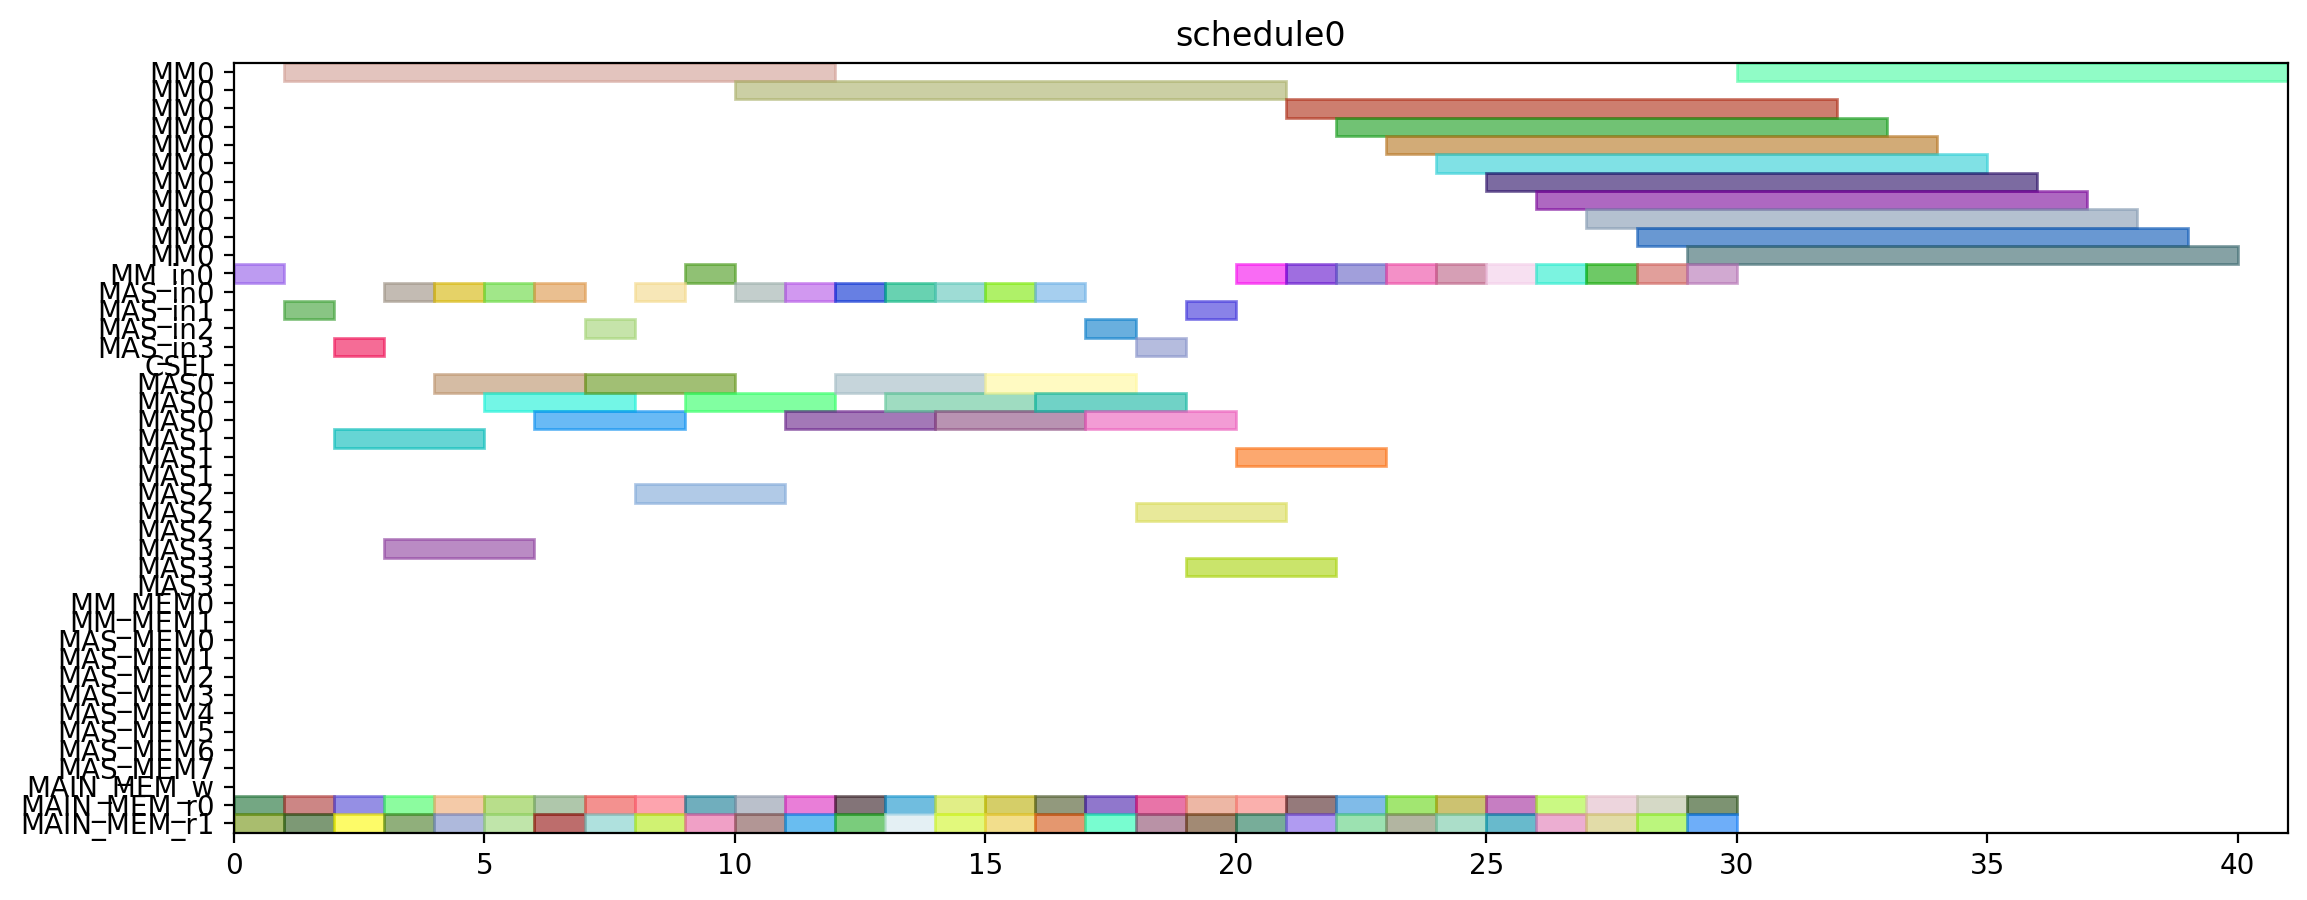

Generate this figure with Python:
from pyschedule import Scenario, solvers, plotters, alt


def solve():
	horizon = 120
	S = Scenario("schedule0", horizon=horizon)

	# resource
	MM = S.Resources('MM', num=1, size=11)
	MM_in = S.Resources('MM_in', num=1)
	MAS_in = S.Resources('MAS_in', num=4)
	CSEL = S.Resource('CSEL')
	MAS = S.Resources('MAS', num=4, size=3, periods=range(1, horizon))
	MM_MEM = S.Resources('MM_MEM', num=2)
	MAS_MEM = S.Resources('MAS_MEM', num=8)
	MAIN_MEM_w = S.Resource('MAIN_MEM_w', size=1)
	MAIN_MEM_r = S.Resources('MAIN_MEM_r', num=2)

	# result of previous scheduling

	# new tasks
	T1_t0 = S.Task('T1_t0', length=3, delay_cost=1)
	T1_t0 += alt(MAS)
	T1_t0_in = S.Task('T1_t0_in', length=1, delay_cost=1)
	T1_t0_in += alt(MAS_in)
	S += T1_t0_in*MAS_in[0]<=T1_t0*MAS[0]

	S += T1_t0_in*MAS_in[1]<=T1_t0*MAS[1]

	S += T1_t0_in*MAS_in[2]<=T1_t0*MAS[2]

	S += T1_t0_in*MAS_in[3]<=T1_t0*MAS[3]

	T1_t0_mem0 = S.Task('T1_t0_mem0', length=1, delay_cost=1)
	T1_t0_mem0 += MAIN_MEM_r[0]
	S += T1_t0_mem0 <= T1_t0

	T1_t0_mem1 = S.Task('T1_t0_mem1', length=1, delay_cost=1)
	T1_t0_mem1 += MAIN_MEM_r[1]
	S += T1_t0_mem1 <= T1_t0

	T1_t1 = S.Task('T1_t1', length=3, delay_cost=1)
	T1_t1 += alt(MAS)
	T1_t1_in = S.Task('T1_t1_in', length=1, delay_cost=1)
	T1_t1_in += alt(MAS_in)
	S += T1_t1_in*MAS_in[0]<=T1_t1*MAS[0]

	S += T1_t1_in*MAS_in[1]<=T1_t1*MAS[1]

	S += T1_t1_in*MAS_in[2]<=T1_t1*MAS[2]

	S += T1_t1_in*MAS_in[3]<=T1_t1*MAS[3]

	T1_t1_mem0 = S.Task('T1_t1_mem0', length=1, delay_cost=1)
	T1_t1_mem0 += MAIN_MEM_r[0]
	S += T1_t1_mem0 <= T1_t1

	T1_t1_mem1 = S.Task('T1_t1_mem1', length=1, delay_cost=1)
	T1_t1_mem1 += MAIN_MEM_r[1]
	S += T1_t1_mem1 <= T1_t1

	T1_t3 = S.Task('T1_t3', length=11, delay_cost=1)
	T1_t3 += alt(MM)
	T1_t3_in = S.Task('T1_t3_in', length=1, delay_cost=1)
	T1_t3_in += alt(MM_in)
	S += T1_t3_in*MM_in[0]<=T1_t3*MM[0]
	T1_t3_mem0 = S.Task('T1_t3_mem0', length=1, delay_cost=1)
	T1_t3_mem0 += MAIN_MEM_r[0]
	S += T1_t3_mem0 <= T1_t3

	T1_t3_mem1 = S.Task('T1_t3_mem1', length=1, delay_cost=1)
	T1_t3_mem1 += MAIN_MEM_r[1]
	S += T1_t3_mem1 <= T1_t3

	T2_t0 = S.Task('T2_t0', length=11, delay_cost=1)
	T2_t0 += alt(MM)
	T2_t0_in = S.Task('T2_t0_in', length=1, delay_cost=1)
	T2_t0_in += alt(MM_in)
	S += T2_t0_in*MM_in[0]<=T2_t0*MM[0]
	T2_t0_mem0 = S.Task('T2_t0_mem0', length=1, delay_cost=1)
	T2_t0_mem0 += MAIN_MEM_r[0]
	S += T2_t0_mem0 <= T2_t0

	T2_t0_mem1 = S.Task('T2_t0_mem1', length=1, delay_cost=1)
	T2_t0_mem1 += MAIN_MEM_r[1]
	S += T2_t0_mem1 <= T2_t0

	T2_t1 = S.Task('T2_t1', length=11, delay_cost=1)
	T2_t1 += alt(MM)
	T2_t1_in = S.Task('T2_t1_in', length=1, delay_cost=1)
	T2_t1_in += alt(MM_in)
	S += T2_t1_in*MM_in[0]<=T2_t1*MM[0]
	T2_t1_mem0 = S.Task('T2_t1_mem0', length=1, delay_cost=1)
	T2_t1_mem0 += MAIN_MEM_r[0]
	S += T2_t1_mem0 <= T2_t1

	T2_t1_mem1 = S.Task('T2_t1_mem1', length=1, delay_cost=1)
	T2_t1_mem1 += MAIN_MEM_r[1]
	S += T2_t1_mem1 <= T2_t1

	T2_t2 = S.Task('T2_t2', length=3, delay_cost=1)
	T2_t2 += alt(MAS)
	T2_t2_in = S.Task('T2_t2_in', length=1, delay_cost=1)
	T2_t2_in += alt(MAS_in)
	S += T2_t2_in*MAS_in[0]<=T2_t2*MAS[0]

	S += T2_t2_in*MAS_in[1]<=T2_t2*MAS[1]

	S += T2_t2_in*MAS_in[2]<=T2_t2*MAS[2]

	S += T2_t2_in*MAS_in[3]<=T2_t2*MAS[3]

	T2_t2_mem0 = S.Task('T2_t2_mem0', length=1, delay_cost=1)
	T2_t2_mem0 += MAIN_MEM_r[0]
	S += T2_t2_mem0 <= T2_t2

	T2_t2_mem1 = S.Task('T2_t2_mem1', length=1, delay_cost=1)
	T2_t2_mem1 += MAIN_MEM_r[1]
	S += T2_t2_mem1 <= T2_t2

	T2_t3 = S.Task('T2_t3', length=3, delay_cost=1)
	T2_t3 += alt(MAS)
	T2_t3_in = S.Task('T2_t3_in', length=1, delay_cost=1)
	T2_t3_in += alt(MAS_in)
	S += T2_t3_in*MAS_in[0]<=T2_t3*MAS[0]

	S += T2_t3_in*MAS_in[1]<=T2_t3*MAS[1]

	S += T2_t3_in*MAS_in[2]<=T2_t3*MAS[2]

	S += T2_t3_in*MAS_in[3]<=T2_t3*MAS[3]

	T2_t3_mem0 = S.Task('T2_t3_mem0', length=1, delay_cost=1)
	T2_t3_mem0 += MAIN_MEM_r[0]
	S += T2_t3_mem0 <= T2_t3

	T2_t3_mem1 = S.Task('T2_t3_mem1', length=1, delay_cost=1)
	T2_t3_mem1 += MAIN_MEM_r[1]
	S += T2_t3_mem1 <= T2_t3

	T3_t0 = S.Task('T3_t0', length=11, delay_cost=1)
	T3_t0 += alt(MM)
	T3_t0_in = S.Task('T3_t0_in', length=1, delay_cost=1)
	T3_t0_in += alt(MM_in)
	S += T3_t0_in*MM_in[0]<=T3_t0*MM[0]
	T3_t0_mem0 = S.Task('T3_t0_mem0', length=1, delay_cost=1)
	T3_t0_mem0 += MAIN_MEM_r[0]
	S += T3_t0_mem0 <= T3_t0

	T3_t0_mem1 = S.Task('T3_t0_mem1', length=1, delay_cost=1)
	T3_t0_mem1 += MAIN_MEM_r[1]
	S += T3_t0_mem1 <= T3_t0

	T3_t1 = S.Task('T3_t1', length=11, delay_cost=1)
	T3_t1 += alt(MM)
	T3_t1_in = S.Task('T3_t1_in', length=1, delay_cost=1)
	T3_t1_in += alt(MM_in)
	S += T3_t1_in*MM_in[0]<=T3_t1*MM[0]
	T3_t1_mem0 = S.Task('T3_t1_mem0', length=1, delay_cost=1)
	T3_t1_mem0 += MAIN_MEM_r[0]
	S += T3_t1_mem0 <= T3_t1

	T3_t1_mem1 = S.Task('T3_t1_mem1', length=1, delay_cost=1)
	T3_t1_mem1 += MAIN_MEM_r[1]
	S += T3_t1_mem1 <= T3_t1

	T3_t2 = S.Task('T3_t2', length=3, delay_cost=1)
	T3_t2 += alt(MAS)
	T3_t2_in = S.Task('T3_t2_in', length=1, delay_cost=1)
	T3_t2_in += alt(MAS_in)
	S += T3_t2_in*MAS_in[0]<=T3_t2*MAS[0]

	S += T3_t2_in*MAS_in[1]<=T3_t2*MAS[1]

	S += T3_t2_in*MAS_in[2]<=T3_t2*MAS[2]

	S += T3_t2_in*MAS_in[3]<=T3_t2*MAS[3]

	T3_t2_mem0 = S.Task('T3_t2_mem0', length=1, delay_cost=1)
	T3_t2_mem0 += MAIN_MEM_r[0]
	S += T3_t2_mem0 <= T3_t2

	T3_t2_mem1 = S.Task('T3_t2_mem1', length=1, delay_cost=1)
	T3_t2_mem1 += MAIN_MEM_r[1]
	S += T3_t2_mem1 <= T3_t2

	T3_t3 = S.Task('T3_t3', length=3, delay_cost=1)
	T3_t3 += alt(MAS)
	T3_t3_in = S.Task('T3_t3_in', length=1, delay_cost=1)
	T3_t3_in += alt(MAS_in)
	S += T3_t3_in*MAS_in[0]<=T3_t3*MAS[0]

	S += T3_t3_in*MAS_in[1]<=T3_t3*MAS[1]

	S += T3_t3_in*MAS_in[2]<=T3_t3*MAS[2]

	S += T3_t3_in*MAS_in[3]<=T3_t3*MAS[3]

	T3_t3_mem0 = S.Task('T3_t3_mem0', length=1, delay_cost=1)
	T3_t3_mem0 += MAIN_MEM_r[0]
	S += T3_t3_mem0 <= T3_t3

	T3_t3_mem1 = S.Task('T3_t3_mem1', length=1, delay_cost=1)
	T3_t3_mem1 += MAIN_MEM_r[1]
	S += T3_t3_mem1 <= T3_t3

	T4_t0 = S.Task('T4_t0', length=11, delay_cost=1)
	T4_t0 += alt(MM)
	T4_t0_in = S.Task('T4_t0_in', length=1, delay_cost=1)
	T4_t0_in += alt(MM_in)
	S += T4_t0_in*MM_in[0]<=T4_t0*MM[0]
	T4_t0_mem0 = S.Task('T4_t0_mem0', length=1, delay_cost=1)
	T4_t0_mem0 += MAIN_MEM_r[0]
	S += T4_t0_mem0 <= T4_t0

	T4_t0_mem1 = S.Task('T4_t0_mem1', length=1, delay_cost=1)
	T4_t0_mem1 += MAIN_MEM_r[1]
	S += T4_t0_mem1 <= T4_t0

	T4_t1 = S.Task('T4_t1', length=11, delay_cost=1)
	T4_t1 += alt(MM)
	T4_t1_in = S.Task('T4_t1_in', length=1, delay_cost=1)
	T4_t1_in += alt(MM_in)
	S += T4_t1_in*MM_in[0]<=T4_t1*MM[0]
	T4_t1_mem0 = S.Task('T4_t1_mem0', length=1, delay_cost=1)
	T4_t1_mem0 += MAIN_MEM_r[0]
	S += T4_t1_mem0 <= T4_t1

	T4_t1_mem1 = S.Task('T4_t1_mem1', length=1, delay_cost=1)
	T4_t1_mem1 += MAIN_MEM_r[1]
	S += T4_t1_mem1 <= T4_t1

	T4_t2 = S.Task('T4_t2', length=3, delay_cost=1)
	T4_t2 += alt(MAS)
	T4_t2_in = S.Task('T4_t2_in', length=1, delay_cost=1)
	T4_t2_in += alt(MAS_in)
	S += T4_t2_in*MAS_in[0]<=T4_t2*MAS[0]

	S += T4_t2_in*MAS_in[1]<=T4_t2*MAS[1]

	S += T4_t2_in*MAS_in[2]<=T4_t2*MAS[2]

	S += T4_t2_in*MAS_in[3]<=T4_t2*MAS[3]

	T4_t2_mem0 = S.Task('T4_t2_mem0', length=1, delay_cost=1)
	T4_t2_mem0 += MAIN_MEM_r[0]
	S += T4_t2_mem0 <= T4_t2

	T4_t2_mem1 = S.Task('T4_t2_mem1', length=1, delay_cost=1)
	T4_t2_mem1 += MAIN_MEM_r[1]
	S += T4_t2_mem1 <= T4_t2

	T4_t3 = S.Task('T4_t3', length=3, delay_cost=1)
	T4_t3 += alt(MAS)
	T4_t3_in = S.Task('T4_t3_in', length=1, delay_cost=1)
	T4_t3_in += alt(MAS_in)
	S += T4_t3_in*MAS_in[0]<=T4_t3*MAS[0]

	S += T4_t3_in*MAS_in[1]<=T4_t3*MAS[1]

	S += T4_t3_in*MAS_in[2]<=T4_t3*MAS[2]

	S += T4_t3_in*MAS_in[3]<=T4_t3*MAS[3]

	T4_t3_mem0 = S.Task('T4_t3_mem0', length=1, delay_cost=1)
	T4_t3_mem0 += MAIN_MEM_r[0]
	S += T4_t3_mem0 <= T4_t3

	T4_t3_mem1 = S.Task('T4_t3_mem1', length=1, delay_cost=1)
	T4_t3_mem1 += MAIN_MEM_r[1]
	S += T4_t3_mem1 <= T4_t3

	T5_t0 = S.Task('T5_t0', length=3, delay_cost=1)
	T5_t0 += alt(MAS)
	T5_t0_in = S.Task('T5_t0_in', length=1, delay_cost=1)
	T5_t0_in += alt(MAS_in)
	S += T5_t0_in*MAS_in[0]<=T5_t0*MAS[0]

	S += T5_t0_in*MAS_in[1]<=T5_t0*MAS[1]

	S += T5_t0_in*MAS_in[2]<=T5_t0*MAS[2]

	S += T5_t0_in*MAS_in[3]<=T5_t0*MAS[3]

	T5_t0_mem0 = S.Task('T5_t0_mem0', length=1, delay_cost=1)
	T5_t0_mem0 += MAIN_MEM_r[0]
	S += T5_t0_mem0 <= T5_t0

	T5_t0_mem1 = S.Task('T5_t0_mem1', length=1, delay_cost=1)
	T5_t0_mem1 += MAIN_MEM_r[1]
	S += T5_t0_mem1 <= T5_t0

	T5_t1 = S.Task('T5_t1', length=3, delay_cost=1)
	T5_t1 += alt(MAS)
	T5_t1_in = S.Task('T5_t1_in', length=1, delay_cost=1)
	T5_t1_in += alt(MAS_in)
	S += T5_t1_in*MAS_in[0]<=T5_t1*MAS[0]

	S += T5_t1_in*MAS_in[1]<=T5_t1*MAS[1]

	S += T5_t1_in*MAS_in[2]<=T5_t1*MAS[2]

	S += T5_t1_in*MAS_in[3]<=T5_t1*MAS[3]

	T5_t1_mem0 = S.Task('T5_t1_mem0', length=1, delay_cost=1)
	T5_t1_mem0 += MAIN_MEM_r[0]
	S += T5_t1_mem0 <= T5_t1

	T5_t1_mem1 = S.Task('T5_t1_mem1', length=1, delay_cost=1)
	T5_t1_mem1 += MAIN_MEM_r[1]
	S += T5_t1_mem1 <= T5_t1

	T5_t3 = S.Task('T5_t3', length=11, delay_cost=1)
	T5_t3 += alt(MM)
	T5_t3_in = S.Task('T5_t3_in', length=1, delay_cost=1)
	T5_t3_in += alt(MM_in)
	S += T5_t3_in*MM_in[0]<=T5_t3*MM[0]
	T5_t3_mem0 = S.Task('T5_t3_mem0', length=1, delay_cost=1)
	T5_t3_mem0 += MAIN_MEM_r[0]
	S += T5_t3_mem0 <= T5_t3

	T5_t3_mem1 = S.Task('T5_t3_mem1', length=1, delay_cost=1)
	T5_t3_mem1 += MAIN_MEM_r[1]
	S += T5_t3_mem1 <= T5_t3

	T6_t0 = S.Task('T6_t0', length=11, delay_cost=1)
	T6_t0 += alt(MM)
	T6_t0_in = S.Task('T6_t0_in', length=1, delay_cost=1)
	T6_t0_in += alt(MM_in)
	S += T6_t0_in*MM_in[0]<=T6_t0*MM[0]
	T6_t0_mem0 = S.Task('T6_t0_mem0', length=1, delay_cost=1)
	T6_t0_mem0 += MAIN_MEM_r[0]
	S += T6_t0_mem0 <= T6_t0

	T6_t0_mem1 = S.Task('T6_t0_mem1', length=1, delay_cost=1)
	T6_t0_mem1 += MAIN_MEM_r[1]
	S += T6_t0_mem1 <= T6_t0

	T6_t1 = S.Task('T6_t1', length=11, delay_cost=1)
	T6_t1 += alt(MM)
	T6_t1_in = S.Task('T6_t1_in', length=1, delay_cost=1)
	T6_t1_in += alt(MM_in)
	S += T6_t1_in*MM_in[0]<=T6_t1*MM[0]
	T6_t1_mem0 = S.Task('T6_t1_mem0', length=1, delay_cost=1)
	T6_t1_mem0 += MAIN_MEM_r[0]
	S += T6_t1_mem0 <= T6_t1

	T6_t1_mem1 = S.Task('T6_t1_mem1', length=1, delay_cost=1)
	T6_t1_mem1 += MAIN_MEM_r[1]
	S += T6_t1_mem1 <= T6_t1

	T6_t2 = S.Task('T6_t2', length=3, delay_cost=1)
	T6_t2 += alt(MAS)
	T6_t2_in = S.Task('T6_t2_in', length=1, delay_cost=1)
	T6_t2_in += alt(MAS_in)
	S += T6_t2_in*MAS_in[0]<=T6_t2*MAS[0]

	S += T6_t2_in*MAS_in[1]<=T6_t2*MAS[1]

	S += T6_t2_in*MAS_in[2]<=T6_t2*MAS[2]

	S += T6_t2_in*MAS_in[3]<=T6_t2*MAS[3]

	T6_t2_mem0 = S.Task('T6_t2_mem0', length=1, delay_cost=1)
	T6_t2_mem0 += MAIN_MEM_r[0]
	S += T6_t2_mem0 <= T6_t2

	T6_t2_mem1 = S.Task('T6_t2_mem1', length=1, delay_cost=1)
	T6_t2_mem1 += MAIN_MEM_r[1]
	S += T6_t2_mem1 <= T6_t2

	T6_t3 = S.Task('T6_t3', length=3, delay_cost=1)
	T6_t3 += alt(MAS)
	T6_t3_in = S.Task('T6_t3_in', length=1, delay_cost=1)
	T6_t3_in += alt(MAS_in)
	S += T6_t3_in*MAS_in[0]<=T6_t3*MAS[0]

	S += T6_t3_in*MAS_in[1]<=T6_t3*MAS[1]

	S += T6_t3_in*MAS_in[2]<=T6_t3*MAS[2]

	S += T6_t3_in*MAS_in[3]<=T6_t3*MAS[3]

	T6_t3_mem0 = S.Task('T6_t3_mem0', length=1, delay_cost=1)
	T6_t3_mem0 += MAIN_MEM_r[0]
	S += T6_t3_mem0 <= T6_t3

	T6_t3_mem1 = S.Task('T6_t3_mem1', length=1, delay_cost=1)
	T6_t3_mem1 += MAIN_MEM_r[1]
	S += T6_t3_mem1 <= T6_t3

	T7_t0 = S.Task('T7_t0', length=11, delay_cost=1)
	T7_t0 += alt(MM)
	T7_t0_in = S.Task('T7_t0_in', length=1, delay_cost=1)
	T7_t0_in += alt(MM_in)
	S += T7_t0_in*MM_in[0]<=T7_t0*MM[0]
	T7_t0_mem0 = S.Task('T7_t0_mem0', length=1, delay_cost=1)
	T7_t0_mem0 += MAIN_MEM_r[0]
	S += T7_t0_mem0 <= T7_t0

	T7_t0_mem1 = S.Task('T7_t0_mem1', length=1, delay_cost=1)
	T7_t0_mem1 += MAIN_MEM_r[1]
	S += T7_t0_mem1 <= T7_t0

	T7_t1 = S.Task('T7_t1', length=11, delay_cost=1)
	T7_t1 += alt(MM)
	T7_t1_in = S.Task('T7_t1_in', length=1, delay_cost=1)
	T7_t1_in += alt(MM_in)
	S += T7_t1_in*MM_in[0]<=T7_t1*MM[0]
	T7_t1_mem0 = S.Task('T7_t1_mem0', length=1, delay_cost=1)
	T7_t1_mem0 += MAIN_MEM_r[0]
	S += T7_t1_mem0 <= T7_t1

	T7_t1_mem1 = S.Task('T7_t1_mem1', length=1, delay_cost=1)
	T7_t1_mem1 += MAIN_MEM_r[1]
	S += T7_t1_mem1 <= T7_t1

	T7_t2 = S.Task('T7_t2', length=3, delay_cost=1)
	T7_t2 += alt(MAS)
	T7_t2_in = S.Task('T7_t2_in', length=1, delay_cost=1)
	T7_t2_in += alt(MAS_in)
	S += T7_t2_in*MAS_in[0]<=T7_t2*MAS[0]

	S += T7_t2_in*MAS_in[1]<=T7_t2*MAS[1]

	S += T7_t2_in*MAS_in[2]<=T7_t2*MAS[2]

	S += T7_t2_in*MAS_in[3]<=T7_t2*MAS[3]

	T7_t2_mem0 = S.Task('T7_t2_mem0', length=1, delay_cost=1)
	T7_t2_mem0 += MAIN_MEM_r[0]
	S += T7_t2_mem0 <= T7_t2

	T7_t2_mem1 = S.Task('T7_t2_mem1', length=1, delay_cost=1)
	T7_t2_mem1 += MAIN_MEM_r[1]
	S += T7_t2_mem1 <= T7_t2

	T7_t3 = S.Task('T7_t3', length=3, delay_cost=1)
	T7_t3 += alt(MAS)
	T7_t3_in = S.Task('T7_t3_in', length=1, delay_cost=1)
	T7_t3_in += alt(MAS_in)
	S += T7_t3_in*MAS_in[0]<=T7_t3*MAS[0]

	S += T7_t3_in*MAS_in[1]<=T7_t3*MAS[1]

	S += T7_t3_in*MAS_in[2]<=T7_t3*MAS[2]

	S += T7_t3_in*MAS_in[3]<=T7_t3*MAS[3]

	T7_t3_mem0 = S.Task('T7_t3_mem0', length=1, delay_cost=1)
	T7_t3_mem0 += MAIN_MEM_r[0]
	S += T7_t3_mem0 <= T7_t3

	T7_t3_mem1 = S.Task('T7_t3_mem1', length=1, delay_cost=1)
	T7_t3_mem1 += MAIN_MEM_r[1]
	S += T7_t3_mem1 <= T7_t3

	T8_t2 = S.Task('T8_t2', length=3, delay_cost=1)
	T8_t2 += alt(MAS)
	T8_t2_in = S.Task('T8_t2_in', length=1, delay_cost=1)
	T8_t2_in += alt(MAS_in)
	S += T8_t2_in*MAS_in[0]<=T8_t2*MAS[0]

	S += T8_t2_in*MAS_in[1]<=T8_t2*MAS[1]

	S += T8_t2_in*MAS_in[2]<=T8_t2*MAS[2]

	S += T8_t2_in*MAS_in[3]<=T8_t2*MAS[3]

	T8_t2_mem0 = S.Task('T8_t2_mem0', length=1, delay_cost=1)
	T8_t2_mem0 += MAIN_MEM_r[0]
	S += T8_t2_mem0 <= T8_t2

	T8_t2_mem1 = S.Task('T8_t2_mem1', length=1, delay_cost=1)
	T8_t2_mem1 += MAIN_MEM_r[1]
	S += T8_t2_mem1 <= T8_t2

	T9_t2 = S.Task('T9_t2', length=3, delay_cost=1)
	T9_t2 += alt(MAS)
	T9_t2_in = S.Task('T9_t2_in', length=1, delay_cost=1)
	T9_t2_in += alt(MAS_in)
	S += T9_t2_in*MAS_in[0]<=T9_t2*MAS[0]

	S += T9_t2_in*MAS_in[1]<=T9_t2*MAS[1]

	S += T9_t2_in*MAS_in[2]<=T9_t2*MAS[2]

	S += T9_t2_in*MAS_in[3]<=T9_t2*MAS[3]

	T9_t2_mem0 = S.Task('T9_t2_mem0', length=1, delay_cost=1)
	T9_t2_mem0 += MAIN_MEM_r[0]
	S += T9_t2_mem0 <= T9_t2

	T9_t2_mem1 = S.Task('T9_t2_mem1', length=1, delay_cost=1)
	T9_t2_mem1 += MAIN_MEM_r[1]
	S += T9_t2_mem1 <= T9_t2

	T10_t2 = S.Task('T10_t2', length=3, delay_cost=1)
	T10_t2 += alt(MAS)
	T10_t2_in = S.Task('T10_t2_in', length=1, delay_cost=1)
	T10_t2_in += alt(MAS_in)
	S += T10_t2_in*MAS_in[0]<=T10_t2*MAS[0]

	S += T10_t2_in*MAS_in[1]<=T10_t2*MAS[1]

	S += T10_t2_in*MAS_in[2]<=T10_t2*MAS[2]

	S += T10_t2_in*MAS_in[3]<=T10_t2*MAS[3]

	T10_t2_mem0 = S.Task('T10_t2_mem0', length=1, delay_cost=1)
	T10_t2_mem0 += MAIN_MEM_r[0]
	S += T10_t2_mem0 <= T10_t2

	T10_t2_mem1 = S.Task('T10_t2_mem1', length=1, delay_cost=1)
	T10_t2_mem1 += MAIN_MEM_r[1]
	S += T10_t2_mem1 <= T10_t2

	T11_t2 = S.Task('T11_t2', length=3, delay_cost=1)
	T11_t2 += alt(MAS)
	T11_t2_in = S.Task('T11_t2_in', length=1, delay_cost=1)
	T11_t2_in += alt(MAS_in)
	S += T11_t2_in*MAS_in[0]<=T11_t2*MAS[0]

	S += T11_t2_in*MAS_in[1]<=T11_t2*MAS[1]

	S += T11_t2_in*MAS_in[2]<=T11_t2*MAS[2]

	S += T11_t2_in*MAS_in[3]<=T11_t2*MAS[3]

	T11_t2_mem0 = S.Task('T11_t2_mem0', length=1, delay_cost=1)
	T11_t2_mem0 += MAIN_MEM_r[0]
	S += T11_t2_mem0 <= T11_t2

	T11_t2_mem1 = S.Task('T11_t2_mem1', length=1, delay_cost=1)
	T11_t2_mem1 += MAIN_MEM_r[1]
	S += T11_t2_mem1 <= T11_t2

	solvers.mip.solve(S,msg=1,kind='CPLEX',ratio_gap=1.01)

	solution = [['hoge']*len(S.solution()[1]) for i in range(len(S.solution()))]
	for i in range(len(S.solution())):
		for j in range(len(S.solution()[i])):
			solution[i][j]=str(S.solution()[i][j])
	print(solution)

	cycles = int(solution[-1][3])

	pic_file_name = "/mnt/rose/usr1/fukuda/ABE/multiRAM_multiMAS_16mux/scheduling_result/stage11MM1_stage3MAS4/EP2_LADDERMUL/schedule0.png"
	if(S.solution() != []):
		plotters.matplotlib.plot(S,img_filename=pic_file_name, show_task_labels=False, fig_size=(cycles*0.25+3, 5))

	return solution
